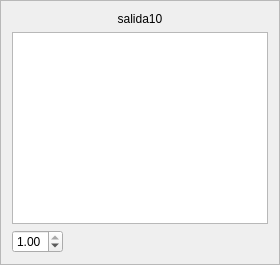
                     <widget class="QFrame" name="outframe10">
                      <property name="sizePolicy">
                       <sizepolicy hsizetype="Preferred" vsizetype="Preferred">
                        <horstretch>0</horstretch>
                        <verstretch>0</verstretch>
                       </sizepolicy>
                      </property>
                      <property name="frameShape">
                       <enum>QFrame::StyledPanel</enum>
                      </property>
                      <property name="frameShadow">
                       <enum>QFrame::Raised</enum>
                      </property>
                      <layout class="QGridLayout" name="gridLayout_45">
                       <item row="0" column="0">
                        <layout class="QVBoxLayout" name="verticalLayout_36">
                         <item>
                          <widget class="QLabel" name="outlabel10">
                           <property name="sizePolicy">
                            <sizepolicy hsizetype="Expanding" vsizetype="Preferred">
                             <horstretch>0</horstretch>
                             <verstretch>0</verstretch>
                            </sizepolicy>
                           </property>
                           <property name="text">
                            <string>salida10</string>
                           </property>
                           <property name="alignment">
                            <set>Qt::AlignCenter</set>
                           </property>
                          </widget>
                         </item>
                         <item>
                          <widget class="QListWidget" name="outlist10">
                           <property name="sizePolicy">
                            <sizepolicy hsizetype="Preferred" vsizetype="Expanding">
                             <horstretch>0</horstretch>
                             <verstretch>0</verstretch>
                            </sizepolicy>
                           </property>
                          </widget>
                         </item>
                         <item>
                          <widget class="QDoubleSpinBox" name="outweight10">
                           <property name="sizePolicy">
                            <sizepolicy hsizetype="Fixed" vsizetype="Fixed">
                             <horstretch>0</horstretch>
                             <verstretch>0</verstretch>
                            </sizepolicy>
                           </property>
                           <property name="accelerated">
                            <bool>true</bool>
                           </property>
                           <property name="maximum">
                            <double>1.000000000000000</double>
                           </property>
                           <property name="singleStep">
                            <double>0.010000000000000</double>
                           </property>
                           <property name="value">
                            <double>1.000000000000000</double>
                           </property>
                          </widget>
                         </item>
                        </layout>
                       </item>
                      </layout>
                     </widget>
